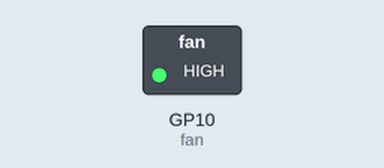
This program was run on a simulated Raspberry Pi Pico running MicroPython. Shown: switched loads named in the program (green lamp = pin HIGH).

Above: at 0.1 s.
Timing chart, 0 to 1.6 s (numbered marks = the images above):
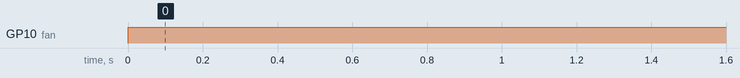

The program:

Fan.py
```python
'''
의사코드
1. 팬을 제어하기 위해 machine 모듈을 임포트한다.
2. utime 모듈을 임포트한다.
3. 팬을 제어하기 위해 Pin 14을 출력으로 설정한다.
4. 무한 루프를 사용하여 팬을 켜고 끈다.
5. 팬을 켜고 1초 동안 대기한다.
'''
import machine
import utime

# 14번 핀을 출력으로 설정
fan = machine.Pin(10, machine.Pin.OUT)

while True:
    fan.on()
    utime.sleep(1)
    #fan.off()
    #utime.sleep(1)


    
```

Measured:
- by itself, GP10 (fan): LOW → HIGH at 0.00 s
